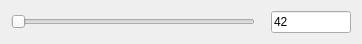
<?xml version="1.0" encoding="UTF-8"?>
<ui version="4.0">
 <class>ControlBar</class>
 <widget class="QWidget" name="ControlBar">
  <property name="geometry">
   <rect>
    <x>0</x>
    <y>0</y>
    <width>362</width>
    <height>35</height>
   </rect>
  </property>
  <property name="windowTitle">
   <string>Form</string>
  </property>
  <property name="use_log" stdset="0">
   <bool>false</bool>
  </property>
  <layout class="QHBoxLayout" name="horizontalLayout">
   <item>
    <widget class="QSlider" name="slider">
     <property name="maximum">
      <number>100</number>
     </property>
     <property name="orientation">
      <enum>Qt::Horizontal</enum>
     </property>
    </widget>
   </item>
   <item>
    <spacer name="horizontalSpacer">
     <property name="orientation">
      <enum>Qt::Horizontal</enum>
     </property>
     <property name="sizeType">
      <enum>QSizePolicy::Fixed</enum>
     </property>
     <property name="sizeHint" stdset="0">
      <size>
       <width>10</width>
       <height>20</height>
      </size>
     </property>
    </spacer>
   </item>
   <item>
    <widget class="QLineEdit" name="edit">
     <property name="sizePolicy">
      <sizepolicy hsizetype="Fixed" vsizetype="Fixed">
       <horstretch>0</horstretch>
       <verstretch>0</verstretch>
      </sizepolicy>
     </property>
     <property name="maximumSize">
      <size>
       <width>80</width>
       <height>26</height>
      </size>
     </property>
     <property name="text">
      <string>42</string>
     </property>
     <property name="maxLength">
      <number>7</number>
     </property>
    </widget>
   </item>
  </layout>
 </widget>
 <resources/>
 <connections/>
</ui>
